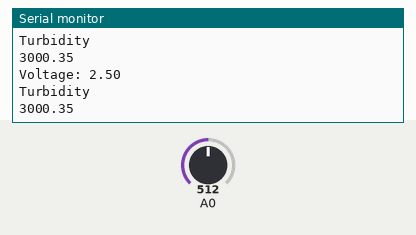
Bench run of a sketch on a simulated Arduino Uno, built with avr-gcc and run on an emulated ATmega328P. Parts: the last lines printed to the serial monitor. The test bench sets the inputs (shaded band); at power-on: A0 = 512.

Above: at 1.8 s.
1.9 s: A0 set to 716
At 2.8 s:
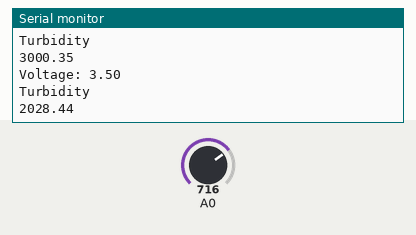
3.4 s: A0 set to 900
At 4.8 s:
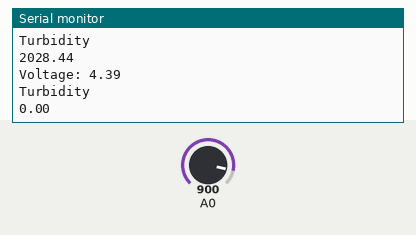
Timing chart, 0 to 6.4 s (numbered marks = the images above; inputs shaded):
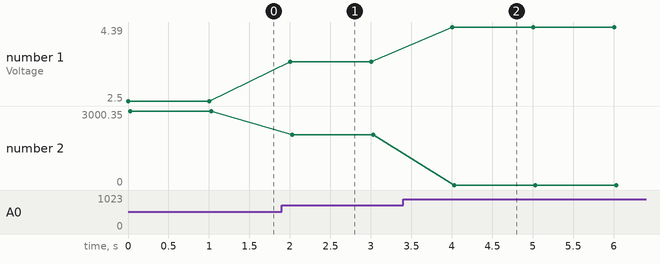

Measured:
- after the input at 1.9 s, the serial monitor: prints a new line after 0.10 s (image 1)
- after the input at 3.4 s, the serial monitor: prints a new line after 0.61 s (image 2)
- plotted number 1: 2.5 → 3.5 after the input at 1.9 s, 3.5 → 4.39 after the input at 3.4 s
- plotted number 2: 3000.35 → 2028.44 after the input at 1.9 s, 2028.44 → 0 after the input at 3.4 s

The sketch:

Sensor_tur.ino
```cpp
#include "stdlib.h"
#include "Wire.h"
void setup() {
  // put your setup code here, to run once:
  Serial.begin(9600);
}

void loop() {
  // put your main code here, to run repeatedly:
  float sensor_value = analogRead(A0);
  float voltage = sensor_value * (5.0 / 1024.0);
  float turbidity = -1120.4*voltage*voltage + 5742.3*voltage - 4352.9;

  if (turbidity <= 0){
    turbidity = 0;
    }

  Serial.print("Voltage: ");
  Serial.println(voltage);
  Serial.println("Turbidity");
  Serial.println(turbidity);
  delay(1000);
}
```
